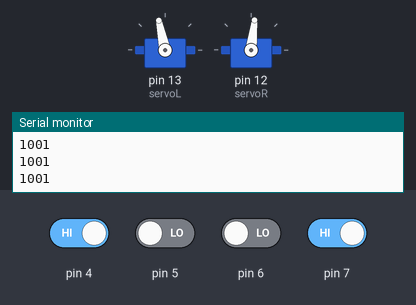
The sketch below on a simulated Arduino Uno, built with avr-gcc and run on an emulated ATmega328P. On the bench: 2 × servo, the last lines printed to the serial monitor. The test bench sets the inputs (shaded band); at power-on: pin 4, pin 7 HIGH, pin 5, pin 6 LOW.

Above: at 1.2 s.
1.3 s: pin 5 driven HIGH
At 1.8 s:
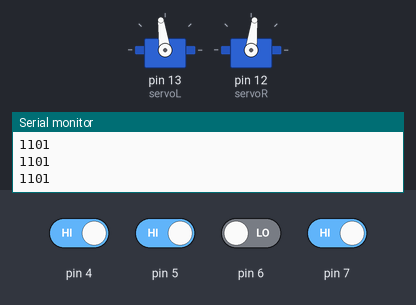
2.8 s: pin 4 driven LOW
At 3.7 s:
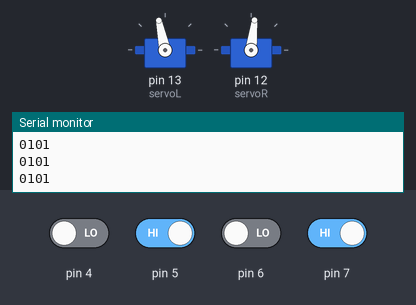
5.8 s: pin 6 driven HIGH
At 7.0 s:
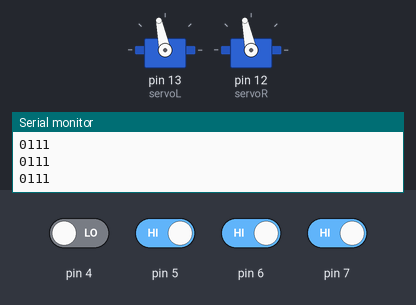
7.3 s: pin 6 driven LOW
At 7.8 s:
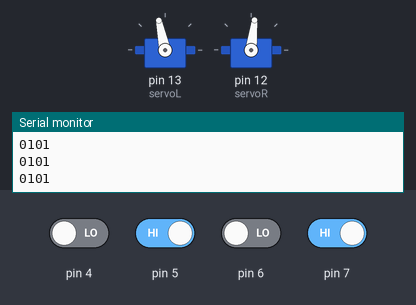
10.3 s: pin 4 driven HIGH
At 11.2 s:
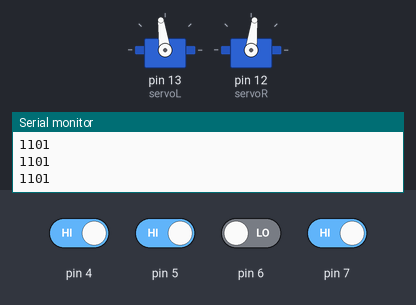
11.8 s: pin 7 driven LOW
At 13.1 s:
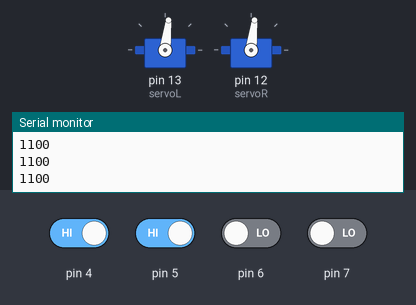
Timing chart, 0 to 14.3 s (numbered marks = the images above; inputs shaded):
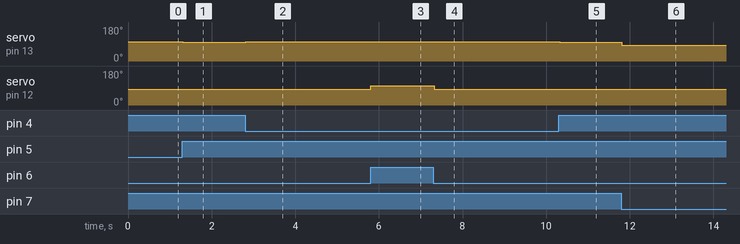

Measured:
- after the input at 1.3 s, servo on pin 13 (servoL): 102° → 98° at once
- after the input at 2.8 s, servo on pin 13 (servoL): 98° → 102° at once
- after the input at 5.8 s, servo on pin 12 (servoR): 83° → 102° at once
- after the input at 7.3 s, servo on pin 12 (servoR): 102° → 83° at once
- after the input at 10.3 s, servo on pin 13 (servoL): 102° → 98° at once
- after the input at 11.8 s, servo on pin 13 (servoL): 98° → 83° at once

The sketch:

BasicLineFollowing.ino
```cpp
#include <Servo.h>                           // Use the Servo library (included with Arduino IDE)

Servo servoL;                                // Define the left and right servos
Servo servoR;

void setup()
{
  Serial.begin(9600);                        // Set up Arduino Serial Monitor at 9600 baud
  servoL.attach(13);                         // Attach (programmatically connect) servos to pins on Arduino
  servoR.attach(12);
}

void loop()
{

  pinMode(4, OUTPUT);
  pinMode(5, OUTPUT);
  pinMode(6, OUTPUT);
  pinMode(7, OUTPUT);
                        // Set level of Arduino pins D4-D7 to HIGH
  digitalWrite(4, HIGH);
  digitalWrite(5, HIGH);
  digitalWrite(6, HIGH);
  digitalWrite(7, HIGH);
  delayMicroseconds(230);                    // Short delay to allow capacitor charge in QTI module
                          // Set direction of pins D4-D7 as INPUT
  pinMode(4, INPUT);
  pinMode(5, INPUT);
  pinMode(6, INPUT);
  pinMode(7, INPUT);
                         // Set level of pins D4-D7 to LOW
  digitalWrite(4, LOW);
  digitalWrite(5, LOW);
  digitalWrite(6, LOW);
  digitalWrite(7, LOW);
  delayMicroseconds(230);                    // Short delay
                            // Get values of pins D0-D7
  int pin4 = digitalRead(4);
  int pin5 = digitalRead(5);
  int pin6 = digitalRead(6);
  int pin7 = digitalRead(7);

  Serial.print(pin4);                 // Display result of D4-D7 pins in Serial Monitor
  Serial.print(pin5);
  Serial.print(pin6);
  Serial.print(pin7);
  Serial.println(" ");

  int vL, vR;

  if (pin7 == 0 && pin6 == 1 && pin5 == 1 && pin4 == 0)
  {
    vL = 100;
      vR = 100;
  }

  if (pin7 == 1 && pin6 == 1 && pin5 == 1 && pin4 == 0)
  {
    vL = 100;
    vR = -100;
  }

  if (pin7 == 1 && pin6 == 1 && pin5 == 0 && pin4 == 0)
  {
    vL = 100;
    vR = -100;
  }

  if (pin7 == 1 && pin6 == 1 && pin5 == 0 && pin4 == 1)
  {
     vL = 100;
     vR = 50;
  }

  if (pin7 == 1 && pin6 == 0 && pin5 == 1 && pin4 == 1)
  {
    vL = 50;
    vR = 100;
  }

  if (pin7 == 0 && pin6 == 0 && pin5 == 1 && pin4 == 1)
  {
    vL = -100;
    vR = 100;
  }

  if (pin7 == 0 && pin6 == 1 && pin5 == 1 && pin4 == 1)
  {
    vL = -100;
    vR = 100;
  }

  if (pin7 == 0 && pin6 == 0 && pin5 == 0 && pin4 == 0)
  {
    vL = -100;
      vR = -100;
      delay(100);
  }
  if (pin7 == 1 && pin6 == 1 && pin5 == 1 && pin4 == 1)
  {
    vL = 0;
    vR = 0;
    servoL.writeMicroseconds(1500 + vL);      // Stops for half a second
    servoR.writeMicroseconds(1500 - vR);
    delay(500);
    vL = 100;
    vR = 100;
    servoL.writeMicroseconds(1500 + vL);      // Move forward - delay is so it doesnt immediately stop again
    servoR.writeMicroseconds(1500 - vR);
    delay(200);
  }

  servoL.writeMicroseconds(1500 + vL);      // Steer robot to recenter it over the line
  servoR.writeMicroseconds(1500 - vR);

  delay(10);                                // Delay for 10 milliseconds (1/100 second)
}
```
